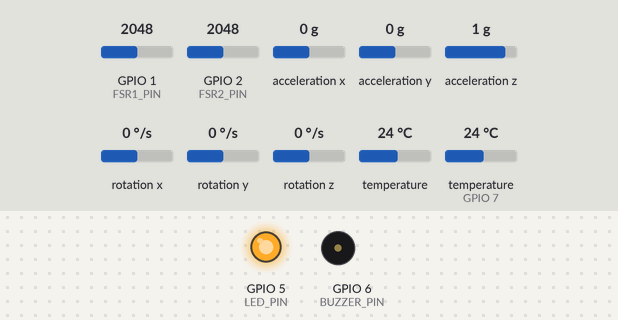
A sketch run on a simulated ESP32-S3. Parts: output pins drawn as LEDs (lit = HIGH), buzzer (waves = sounding, pin HIGH). The inputs (shaded band) are chosen by the test bench; at power-on: GPIO 1 (FSR1_PIN) = 2048, GPIO 2 (FSR2_PIN) = 2048, acceleration x 0 g, acceleration y 0 g, acceleration z 1 g, rotation x 0 °/s, rotation y 0 °/s, rotation z 0 °/s, temperature 24 °C, temperature (sensor on GPIO 7) 24 °C (analog values on the 0–4095 scale). WiFi joins after 1.5 s; servers stay silent unless stated; EEPROM starts erased; what the sketch prints to the serial monitor is not drawn.

Above: at 0.7 s.
At 6.3 s:
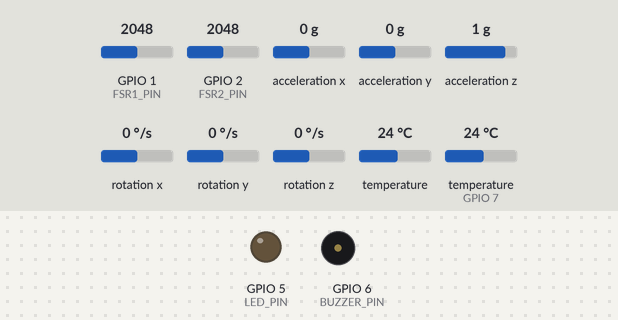
6.4 s: GPIO 1 (FSR1_PIN) set to 1067
8.4 s: GPIO 1 (FSR1_PIN) set to 928
Timing chart, 0 to 11.4 s (numbered marks = the images above; inputs shaded):
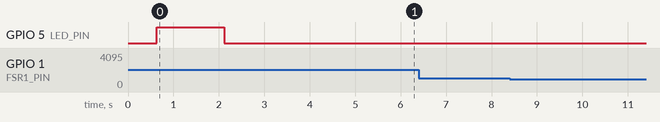

The sketch:

solesense_esp32s3.ino
```cpp
/**
 * ╔══════════════════════════════════════════════════════════════╗
 * ║         SOLESENSE — ESP32-S3 Firmware                        ║
 * ╠══════════════════════════════════════════════════════════════╣
 * ║  Sensors  : FSR×2 · DS18B20×2 · MPU6050                     ║
 * ║  Alerts   : LED (GPIO 5) · Active buzzer (GPIO 6)            ║
 * ║  Network  : Wi-Fi AP → HTTP POST → laptop receiver           ║
 * ║  Rate     : 20 Hz                                            ║
 * ║  Platform : ESP32-S3 (Arduino framework)                     ║
 * ╠══════════════════════════════════════════════════════════════╣
 * ║  ⚠  NOT a medical device.  Research prototype only.          ║
 * ╚══════════════════════════════════════════════════════════════╝
 *
 * ── Required Arduino libraries ──────────────────────────────────
 *  Install via  Tools → Manage Libraries:
 *    "Adafruit MPU6050"          by Adafruit
 *    "OneWire"                   by Paul Stoffregen
 *    "DallasTemperature"         by Miles Burton
 *    "ArduinoJson"               by Benoit Blanchon  (≥ 6.x)
 *  (Adafruit BusIO + Adafruit Unified Sensor install automatically)
 *
 * ── Board setup ─────────────────────────────────────────────────
 *  Board manager URL:
 *    https://raw.githubusercontent.com/espressif/arduino-esp32/
 *    gh-pages/package_esp32_index.json
 *  Board   : ESP32S3 Dev Module
 *  Package : esp32 by Espressif ≥ 2.0.14
 *
 * ── Pin assignments ─────────────────────────────────────────────
 *  GPIO  1  FSR1      ADC1_CH0  forefoot
 *  GPIO  2  FSR2      ADC1_CH1  heel
 *  GPIO  7  DS18B20   1-Wire data (4.7 kΩ pull-up to 3.3 V)
 *  GPIO  8  SDA       MPU6050 I²C
 *  GPIO  9  SCL       MPU6050 I²C
 *  GPIO  5  LED       active-high (220 Ω series resistor)
 *  GPIO  6  BUZZER    active buzzer via NPN transistor
 *  GPIO  0  BOOT      built-in button (INPUT_PULLUP)
 *
 * ── Serial commands (115200 baud) ───────────────────────────────
 *  D  — full sensor diagnostic
 *  C  — FSR calibration mode
 *  E  — erase saved FSR calibration
 *  W  — Wi-Fi status
 *  H  — help
 *
 * ── Startup modes ───────────────────────────────────────────────
 *  Normal boot       → sensor loop + Wi-Fi TX
 *  Hold BOOT (GPIO0) → FSR calibration mode
 */

#include "config.h"
#include "calibration.h"
#include "sensors.h"
#include "alert.h"
#include "wifi_tx.h"
#include <Arduino.h>

// ─────────────────────────────────────────────────────────────────
//  Constants
// ─────────────────────────────────────────────────────────────────
#define BOOT_BUTTON_PIN  0

// ─────────────────────────────────────────────────────────────────
//  State
// ─────────────────────────────────────────────────────────────────
static uint32_t  _last_sample_ms = 0;
static uint32_t  _sample_count   = 0;

// ── Risk state placeholder ────────────────────────────────────────
// The firmware does not compute a risk score locally.
// The laptop receiver calculates risk and will send it back in a
// future task (bi-directional control).
// For now, the alert level is set to NORMAL at startup and can be
// changed by calling alert_set() from the main loop once a
// risk-state feedback channel is implemented.
// Placeholder interface — replace body when feedback is added.
static AlertLevel _risk_level = ALERT_NORMAL;

static void risk_state_update(const SensorPacket &pkt) {
    // ── PLACEHOLDER ──────────────────────────────────────────────
    // This function is intentionally left as a stub.
    // DO NOT invent a medical risk algorithm here.
    // The existing SoleSense risk engine runs on the laptop.
    // When the laptop sends a risk level back to the ESP32
    // (e.g. via a separate HTTP endpoint), parse it here and call:
    //
    //   if      (received_level == "ALERT")   _risk_level = ALERT_ALERT;
    //   else if (received_level == "MONITOR") _risk_level = ALERT_MONITOR;
    //   else                                  _risk_level = ALERT_NORMAL;
    //
    // For the current prototype, LED and buzzer remain NORMAL.
    (void)pkt;
    alert_set(_risk_level);
}

// ─────────────────────────────────────────────────────────────────
//  Forward declarations
// ─────────────────────────────────────────────────────────────────
static void print_help();
static void print_sensor_line(const SensorPacket &pkt);

// ═════════════════════════════════════════════════════════════════
//  setup()
// ═════════════════════════════════════════════════════════════════
void setup() {
    Serial.begin(SERIAL_BAUD);
    delay(600);

    Serial.println();
    Serial.println(F("╔══════════════════════════════════════════════╗"));
    Serial.println(F("║      SOLESENSE  ESP32-S3  FIRMWARE           ║"));
    Serial.println(F("║      FSR×2 · DS18B20×2 · MPU6050             ║"));
    Serial.println(F("║      LED · Buzzer · Wi-Fi AP                 ║"));
    Serial.println(F("╚══════════════════════════════════════════════╝"));
    Serial.println();

    // ── Alert outputs (init early so LED can signal boot status) ──
    alert_init();
    led_on();   // LED ON during setup to show boot progress

    // ── ADC ───────────────────────────────────────────────────────
    analogReadResolution(ADC_RESOLUTION_BITS);
    analogSetAttenuation(ADC_11db);
    Serial.printf("ADC: %d-bit, 11dB (0–3.3V)\n", ADC_RESOLUTION_BITS);

    // ── BOOT button ───────────────────────────────────────────────
    pinMode(BOOT_BUTTON_PIN, INPUT_PULLUP);

    // ── Calibration ───────────────────────────────────────────────
    calibration_load();
    calibration_status();

    if (digitalRead(BOOT_BUTTON_PIN) == LOW) {
        Serial.println(F("[BOOT] BOOT held → FSR calibration mode"));
        calibration_run();
    }

    // ── Sensors ───────────────────────────────────────────────────
    Serial.println(F("[INIT] Initialising sensors..."));
    bool all_ok = sensors_init();

    Serial.println();
    if (all_ok) {
        Serial.println(F("[INIT] All sensors OK."));
    } else {
        Serial.println(F("[INIT] WARNING: one or more sensors not detected."));
        Serial.println(F("       Check wiring. Firmware continues anyway."));
    }

    // ── Startup diagnostic ────────────────────────────────────────
    sensors_diagnostic();

    // ── Pin summary ───────────────────────────────────────────────
    Serial.println(F("Pin assignment:"));
    Serial.printf( "  FSR1    → GPIO %d  (%s)\n", FSR1_PIN, FSR1_REGION);
    Serial.printf( "  FSR2    → GPIO %d  (%s)\n", FSR2_PIN, FSR2_REGION);
    Serial.printf( "  DS18B20 → GPIO %d  (1-Wire, %d sensor(s) found)\n",
                   DS18B20_PIN, sensors_ds18b20_count());
    Serial.printf( "  MPU6050 → SDA=GPIO%d  SCL=GPIO%d  addr=0x%02X  — %s\n",
                   I2C_SDA, I2C_SCL, MPU6050_I2C_ADDR,
                   sensors_mpu6050_ok() ? "FOUND" : "NOT FOUND");
    Serial.printf( "  LED     → GPIO %d\n", LED_PIN);
    Serial.printf( "  BUZZER  → GPIO %d  (via NPN transistor)\n", BUZZER_PIN);
    Serial.println();

    print_help();

    // ── Wi-Fi AP ──────────────────────────────────────────────────
    wifi_connect();

    led_off();   // boot complete — LED control handed to alert FSM

    Serial.printf("[LOOP] Sensor loop at %d Hz (%d ms interval)\n",
                  SAMPLE_RATE_HZ, SAMPLE_INTERVAL_MS);
    Serial.println(F("       Serial print: once per second"));
    Serial.println(F("       Wi-Fi TX    : every packet"));
    Serial.println();

    _last_sample_ms = millis();
}

// ═════════════════════════════════════════════════════════════════
//  loop()
// ═════════════════════════════════════════════════════════════════
void loop() {

    // ── Non-blocking alert update (LED + buzzer) ──────────────────
    alert_update();

    // ── Wi-Fi watchdog ────────────────────────────────────────────
    wifi_maintain();

    // ── Serial commands ───────────────────────────────────────────
    if (Serial.available()) {
        char cmd = (char)toupper(Serial.read());
        while (Serial.available()) Serial.read();   // flush rest of line

        switch (cmd) {
            case 'D':
                Serial.println(F("[CMD] Diagnostic"));
                calibration_status();
                sensors_diagnostic();
                calibration_print();
                wifi_print_status();
                break;
            case 'C':
                Serial.println(F("[CMD] Calibration mode"));
                calibration_run();
                break;
            case 'E':
                Serial.println(F("[CMD] Erasing calibration"));
                calibration_erase();
                break;
            case 'W':
                wifi_print_status();
                break;
            case 'H':
                print_help();
                break;
            default:
                Serial.printf("[CMD] Unknown '%c' — send H for help\n", cmd);
                break;
        }
    }

    // ── 20 Hz timing gate ─────────────────────────────────────────
    uint32_t now = millis();
    if (now - _last_sample_ms < (uint32_t)SAMPLE_INTERVAL_MS) return;
    _last_sample_ms = now;
    _sample_count++;

    // ── Read sensors ──────────────────────────────────────────────
    SensorPacket pkt;
    sensors_read(pkt);

    // ── Update alert state ────────────────────────────────────────
    risk_state_update(pkt);

    // ── Transmit ──────────────────────────────────────────────────
    wifi_send_packet(pkt);

    // ── Serial output once per second (every SAMPLE_RATE_HZ samples)
    if (_sample_count % (uint32_t)SAMPLE_RATE_HZ == 0) {
        print_sensor_line(pkt);
    }
}

// ═════════════════════════════════════════════════════════════════
//  print_sensor_line()
//  Exact required format — one block per second
// ═════════════════════════════════════════════════════════════════
static void print_sensor_line(const SensorPacket &pkt) {
    Serial.println(F("─────────────────────────────────────────"));

    // FSR — calibrated (baseline-subtracted) values
    Serial.printf("FSR1: %d\n", pkt.fsr.calibrated[0]);
    Serial.printf("FSR2: %d\n", pkt.fsr.calibrated[1]);

    // DS18B20 temperatures
    if (pkt.ds18b20.ok && pkt.ds18b20.temperature_c[0] > -120.0f)
        Serial.printf("TEMP1: %.2f C\n", pkt.ds18b20.temperature_c[0]);
    else
        Serial.println(F("TEMP1: not found"));

    if (pkt.ds18b20.sensor_count >= 2 && pkt.ds18b20.temperature_c[1] > -120.0f)
        Serial.printf("TEMP2: %.2f C\n", pkt.ds18b20.temperature_c[1]);
    else
        Serial.println(F("TEMP2: not found"));

    // IMU
    if (pkt.mpu.ok) {
        Serial.printf("AX: %.4f\n", pkt.mpu.ax);
        Serial.printf("AY: %.4f\n", pkt.mpu.ay);
        Serial.printf("AZ: %.4f\n", pkt.mpu.az);
        Serial.printf("GX: %.4f\n", pkt.mpu.gx);
        Serial.printf("GY: %.4f\n", pkt.mpu.gy);
        Serial.printf("GZ: %.4f\n", pkt.mpu.gz);
    } else {
        Serial.println(F("AX: not found"));
        Serial.println(F("AY: not found"));
        Serial.println(F("AZ: not found"));
        Serial.println(F("GX: not found"));
        Serial.println(F("GY: not found"));
        Serial.println(F("GZ: not found"));
    }

    // Alert state
    const char* lv_str = "NORMAL";
    if      (_risk_level == ALERT_ALERT)   lv_str = "ALERT";
    else if (_risk_level == ALERT_MONITOR) lv_str = "MONITOR";

    Serial.printf("LED: %s\n",    digitalRead(LED_PIN)    ? "ON" : "OFF");
    Serial.printf("BUZZER: %s\n", digitalRead(BUZZER_PIN) ? "ON" : "OFF");
    Serial.printf("T: %lu ms  WiFi: %s  RISK: %s\n",
                  pkt.timestamp_ms,
                  wifi_is_connected() ? "OK" : "NO CLIENT",
                  lv_str);
}

// ═════════════════════════════════════════════════════════════════
//  print_help()
// ═════════════════════════════════════════════════════════════════
static void print_help() {
    Serial.println(F("Serial commands (115200 baud):"));
    Serial.println(F("  D  — full diagnostic snapshot"));
    Serial.println(F("  C  — FSR calibration (remove weight first)"));
    Serial.println(F("  E  — erase saved FSR calibration"));
    Serial.println(F("  W  — Wi-Fi status"));
    Serial.println(F("  H  — this help"));
    Serial.println();
}
```

alert.cpp
```cpp
/**
 * SoleSense ESP32-S3 Firmware
 * alert.cpp — non-blocking LED + buzzer state machine
 */

#include "alert.h"
#include "config.h"
#include <Arduino.h>

// ── Module state ──────────────────────────────────────────────────────────────
static AlertLevel _level        = ALERT_NORMAL;
static AlertLevel _prev_level   = ALERT_NORMAL;

// LED blink state
static bool     _led_state      = false;
static uint32_t _led_last_ms    = 0;

// Buzzer state
static bool     _buz_state      = false;
static uint32_t _buz_last_ms    = 0;
static bool     _buz_in_gap     = false;   // true = waiting between beep cycles

// ── Init ──────────────────────────────────────────────────────────────────────
void alert_init() {
    pinMode(LED_PIN,    OUTPUT);
    pinMode(BUZZER_PIN, OUTPUT);
    digitalWrite(LED_PIN,    LOW);
    digitalWrite(BUZZER_PIN, LOW);
}

// ── Direct helpers ────────────────────────────────────────────────────────────
void led_on()     { digitalWrite(LED_PIN,    HIGH); _led_state = true;  }
void led_off()    { digitalWrite(LED_PIN,    LOW);  _led_state = false; }
void buzzer_on()  { digitalWrite(BUZZER_PIN, HIGH); _buz_state = true;  }
void buzzer_off() { digitalWrite(BUZZER_PIN, LOW);  _buz_state = false; }

// ── Set level ─────────────────────────────────────────────────────────────────
void alert_set(AlertLevel level) {
    if (level == _level) return;
    _level = level;

    // Reset timing state on level change so new pattern starts immediately
    _led_last_ms = 0;
    _buz_last_ms = 0;
    _buz_in_gap  = false;

    // Force outputs to known state
    if (level == ALERT_NORMAL) {
        led_off();
        buzzer_off();
    }
}

AlertLevel alert_current_level() { return _level; }

// ── Update (call every loop iteration) ───────────────────────────────────────
void alert_update() {
    uint32_t now = millis();

    switch (_level) {

        // ── NORMAL — everything off ───────────────────────────────────────────
        case ALERT_NORMAL:
            led_off();
            buzzer_off();
            break;

        // ── MONITOR — slow LED blink + short periodic beep ───────────────────
        case ALERT_MONITOR: {
            // LED: blink ON/OFF at ALERT_MONITOR_BLINK_ON/OFF_MS
            uint32_t led_period = _led_state
                                  ? ALERT_MONITOR_BLINK_ON_MS
                                  : ALERT_MONITOR_BLINK_OFF_MS;
            if (now - _led_last_ms >= led_period) {
                _led_last_ms = now;
                _led_state ? led_off() : led_on();
            }

            // Buzzer: short beep every ALERT_MONITOR_BEEP_PERIOD_MS
            if (!_buz_state && !_buz_in_gap) {
                // Start a beep
                buzzer_on();
                _buz_last_ms = now;
            } else if (_buz_state) {
                // Beep in progress — check if it should end
                if (now - _buz_last_ms >= ALERT_MONITOR_BEEP_ON_MS) {
                    buzzer_off();
                    _buz_last_ms = now;
                    _buz_in_gap  = true;   // now in the long gap
                }
            } else if (_buz_in_gap) {
                // Waiting for the next beep cycle
                if (now - _buz_last_ms >= ALERT_MONITOR_BEEP_PERIOD_MS) {
                    _buz_in_gap  = false;
                    _buz_last_ms = now;    // will trigger beep on next call
                }
            }
            break;
        }

        // ── ALERT — fast LED blink + rapid buzzer beeps ───────────────────────
        case ALERT_ALERT: {
            // LED: fast blink
            uint32_t led_period = _led_state
                                  ? ALERT_ALERT_BLINK_ON_MS
                                  : ALERT_ALERT_BLINK_OFF_MS;
            if (now - _led_last_ms >= led_period) {
                _led_last_ms = now;
                _led_state ? led_off() : led_on();
            }

            // Buzzer: rapid beep ON/OFF
            uint32_t buz_period = _buz_state
                                  ? ALERT_ALERT_BEEP_ON_MS
                                  : ALERT_ALERT_BEEP_OFF_MS;
            if (now - _buz_last_ms >= buz_period) {
                _buz_last_ms = now;
                _buz_state ? buzzer_off() : buzzer_on();
            }
            break;
        }
    }
}
```

alert.h
```cpp
/**
 * SoleSense ESP32-S3 Firmware
 * alert.h — LED and active buzzer alert output API
 *
 * Hardware
 * --------
 *  LED    : GPIO LED_PIN (config.h)
 *           Anode → GPIO → 220 Ω resistor → cathode → GND
 *           HIGH = ON
 *
 *  BUZZER : GPIO BUZZER_PIN (config.h) via NPN transistor
 *           GPIO → 1 kΩ → base | collector → buzzer(+) → 3.3V
 *           emitter → GND | 1N4148 flyback across buzzer
 *           HIGH = ON  (never drive active buzzer directly from GPIO)
 *
 * Risk states
 * -----------
 *  ALERT_NORMAL   — LED off,   buzzer silent
 *  ALERT_MONITOR  — LED slow blink,  buzzer short periodic beep
 *  ALERT_ALERT    — LED fast blink,  buzzer rapid beeps
 *
 * All timing is non-blocking (millis-based).
 * Call alert_update() every loop iteration — it never calls delay().
 */

#pragma once
#include <stdint.h>

// Risk severity levels — mirror the SoleSense risk engine states
typedef enum {
    ALERT_NORMAL  = 0,
    ALERT_MONITOR = 1,
    ALERT_ALERT   = 2
} AlertLevel;

/**
 * alert_init()
 * Configure LED_PIN and BUZZER_PIN as outputs, both initially OFF.
 * Call once from setup().
 */
void alert_init();

/**
 * alert_set(level)
 * Update the current alert level.
 * The visual/audio pattern changes on the next alert_update() call.
 * Safe to call every loop iteration — ignores duplicate level.
 */
void alert_set(AlertLevel level);

/**
 * alert_update()
 * Drive LED and buzzer according to the current level.
 * MUST be called every loop() iteration for non-blocking patterns.
 * Uses millis() internally — no delay().
 */
void alert_update();

/** Direct helpers — bypass the state machine when needed. */
void led_on();
void led_off();
void buzzer_on();
void buzzer_off();

/** Return the current alert level. */
AlertLevel alert_current_level();
```

Source omitted: calibration.cpp (6758 bytes), calibration.h (1542 bytes), sensors.cpp (13115 bytes), sensors.h (3784 bytes), wifi_tx.cpp (5069 bytes), wifi_tx.h (1250 bytes), config.h (7343 bytes)

Measured:
- after the input at 6.4 s, every drawn part: stays the same
- after the input at 8.4 s, every drawn part: stays the same
